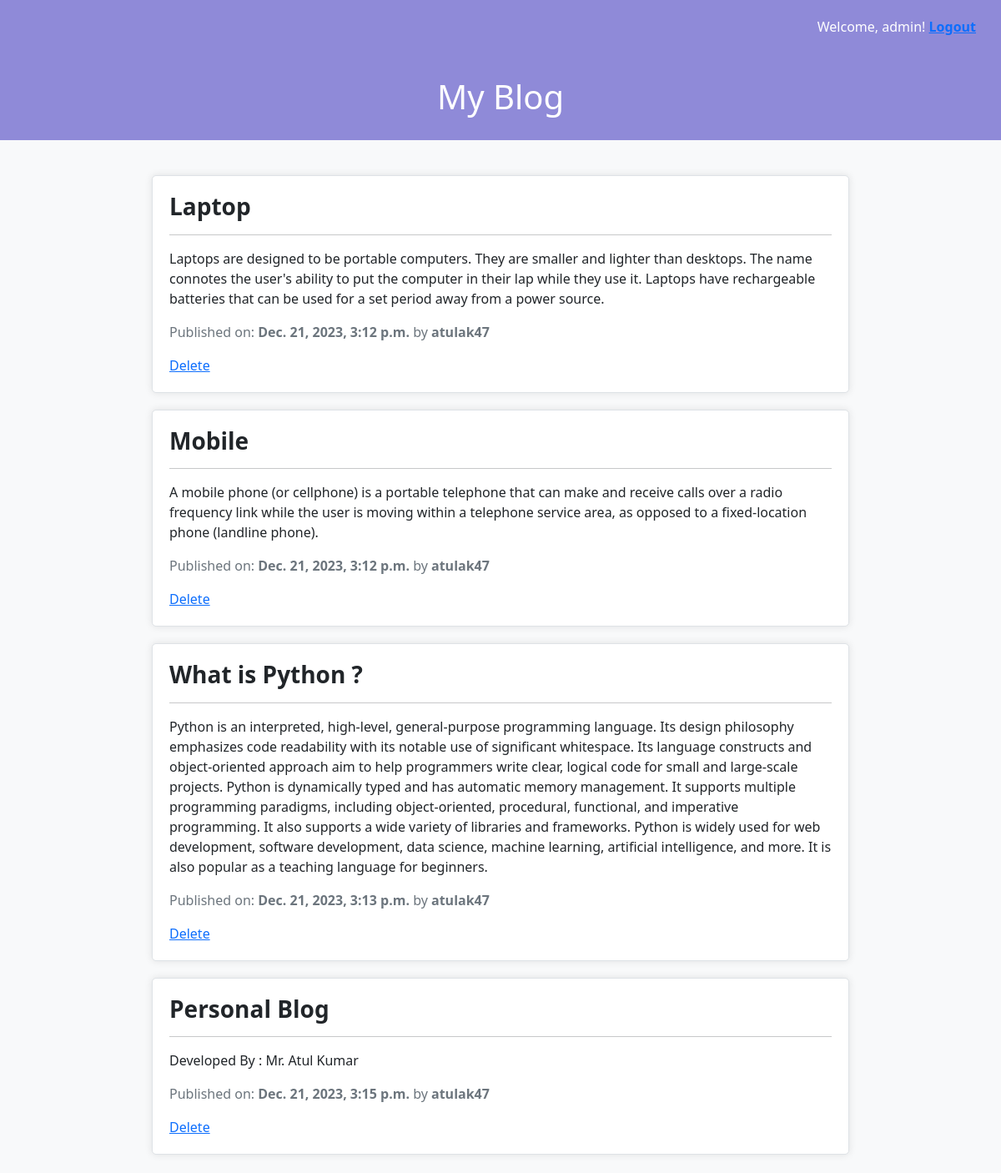
The app's page / (signed in) with its own data.
### blog/models.py (models this page shows, shortened)
class Blogpost(models.Model):
    title = models.CharField(max_length=200)
    content = models.TextField()
    pub_date = models.DateTimeField(auto_now_add=True)
    author = models.ForeignKey(User, on_delete=models.CASCADE)

### blog/views.py (the view)
# urls.py: path('', blog_list, name='blog_list'),
def blog_list(request):
    posts = Blogpost.objects.all()
    return render(request, 'blog/blog_list.html', {'posts': posts})

### blog/templates/blog/blog_list.html
{% extends 'base.html' %}
{% block content %}
    <div class="header">
        {% if user.is_authenticated %}
        <p style="text-align: right; margin-right: 30px;">Welcome, {{ user.username }}! <a href="{% url 'logout' %}" class="text-primary"><strong>Logout</strong></a></p>
      {% else %}
        <p style="text-align: right; margin-right: 30px;"><a href="{% url 'login' %}"class="text-primary"><strong>Login</strong></a> | <a href="{% url 'register' %}"class="text-primary"><strong>Register</strong></a></p>
      {% endif %}
        <h1 class="mt-5  text-center">My Blog</h1>
    </div>
    <div style="margin: auto;width: 70%;padding: 2px; margin-top: 40px;">
        {% for post in posts %}
            <div class="post">
                <h3><strong>{{ post.title }}</strong></h3><hr>
                <p>{{ post.content }}</p>
                <p class="post-date">Published on: <strong>{{ post.pub_date }}</strong> by <strong>{{ post.author }}</strong></p>
                <a href="{% url 'delete_blog' post.id %}">Delete</a>
            </div>
        {% endfor %}
    </div>
    {% endblock %}

### blog/templates/base.html (style rules this page uses)
body { background-color: #f8f9fa; }
.header { background-color: #524ac4a0; color: #fff; padding: 20px 0; }
.post { border: 1px solid #dee2e6; border-radius: 5px; margin-bottom: 20px; padding: 20px; background-color: #ffffff; box-shadow: 0 0 10px rgba(0, 0, 0, 0.1); }
.post-date { color: #6c757d; }

### records on screen
Blogpost: title "Laptop", content "Laptops are designed to be portable computers. They are smaller and lighter than desktops. The name connotes the user's ability to put the computer in their lap while they use it. Laptops have rechargeable batteries that can be used for a set period away from a power source.", pub_date "Dec. 21, 2023, 3:12 p.m.", author "atulak47"
Blogpost: title "Mobile", content "A mobile phone (or cellphone) is a portable telephone that can make and receive calls over a radio frequency link while the user is moving within a telephone service area, as opposed to a fixed-location phone (landline phone).", pub_date "Dec. 21, 2023, 3:12 p.m.", author "atulak47"
Blogpost: title "What is Python ?", content "Python is an interpreted, high-level, general-purpose programming language. Its design philosophy emphasizes code readability with its notable use of significant whitespace. Its language constructs and object-oriented approach aim to help programmers write clear, logical code for small and large-scale projects. Python is dynamically typed and has automatic memory management. It supports multiple programming paradigms, including object-oriented, procedural, functional, and imperative programming. It also supports a wide variety of libraries and frameworks. Python is widely used for web development, software development, data science, machine learning, artificial intelligence, and more. It is…", pub_date "Dec. 21, 2023, 3:13 p.m.", author "atulak47"
Blogpost: title "Personal Blog", content "Developed By : Mr. Atul Kumar", pub_date "Dec. 21, 2023, 3:15 p.m.", author "atulak47"

### other values on screen
{{ user.username }} "admin"
